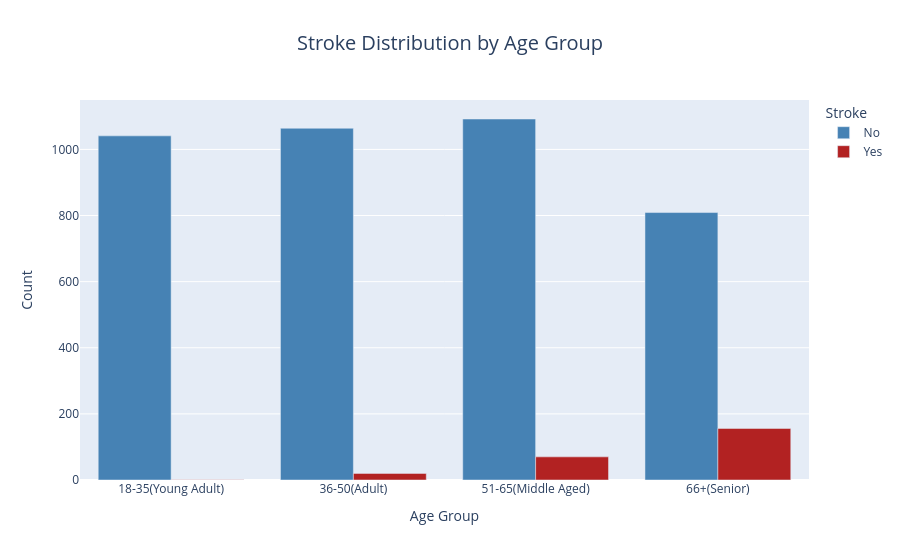

Source (notebook cell):
### Markdown cell above
### (iv) Age Group-wise Stroke Distribution
• ***Visualization Type:-*** Interactive Grouped Bar Chart(Plotly)  
• ***Purpose:-*** To compare the distribution of stroke and non-stroke cases across different age groups and identify how stroke occurence varies with age.  
• ***Insight:-*** Stroke incidence increases steadily with age.Younger adults(18-35) exhibit negligible stroke cases,while middle-aged(51-65)and senior(66+) groups show a substantially higher number of stroke cases.This trend highlights age as a critical risk factor in stroke occurence.

### Code cell
#Group data by Age Group and Stroke outcome and count occurences
age_stroke_counts=df.groupby(["Age Group","Stroke"],observed=True).size().reset_index(name="Count")
#Map binary stroke outcomes to categorical labels
age_stroke_counts["Stroke"]=age_stroke_counts["Stroke"].map({0:"No",1:"Yes"})
#Create grouped bar chart of stroke cases by Age Group
fig=px.bar(age_stroke_counts,x="Age Group",y="Count",color="Stroke",color_discrete_map={"Yes":"#B22222","No":"#4682B4"},barmode="group",title="Stroke Distribution by Age Group")
#Customize layout and X-axis and Y-axis labels
fig.update_layout(xaxis_title="Age Group",yaxis_title="Count",legend_title="Stroke",title=dict(x=0.5,font=dict(size=20)))
#Display the visualization
fig.show()

### Figure 1 — Plotly figure (JSON) as saved in the notebook; plotly's stock layout.template omitted (floating-point values rounded to 4 significant figures)
{"data": [{"alignmentgroup": "True", "hovertemplate": "Stroke=No<br>Age Group=%{x}<br>Count=%{y}<extra></extra>", "legendgroup": "No", "marker": {"color": "#4682B4", "pattern": {"shape": ""}}, "name": "No", "offsetgroup": "No", "orientation": "v", "showlegend": true, "textposition": "auto", "type": "bar", "x": ["18-35(Young Adult)", "36-50(Adult)", "51-65(Middle Aged)", "66+(Senior)"], "xaxis": "x", "y": [1041, 1064, 1092, 809], "yaxis": "y"}, {"alignmentgroup": "True", "hovertemplate": "Stroke=Yes<br>Age Group=%{x}<br>Count=%{y}<extra></extra>", "legendgroup": "Yes", "marker": {"color": "#B22222", "pattern": {"shape": ""}}, "name": "Yes", "offsetgroup": "Yes", "orientation": "v", "showlegend": true, "textposition": "auto", "type": "bar", "x": ["18-35(Young Adult)", "36-50(Adult)", "51-65(Middle Aged)", "66+(Senior)"], "xaxis": "x", "y": [1, 20, 70, 156], "yaxis": "y"}], "layout": {"barmode": "group", "legend": {"title": {"text": "Stroke"}, "tracegroupgap": 0}, "title": {"font": {"size": 20}, "text": "Stroke Distribution by Age Group", "x": 0.5}, "xaxis": {"anchor": "y", "domain": [0, 1], "title": {"text": "Age Group"}}, "yaxis": {"anchor": "x", "domain": [0, 1], "title": {"text": "Count"}}}}
